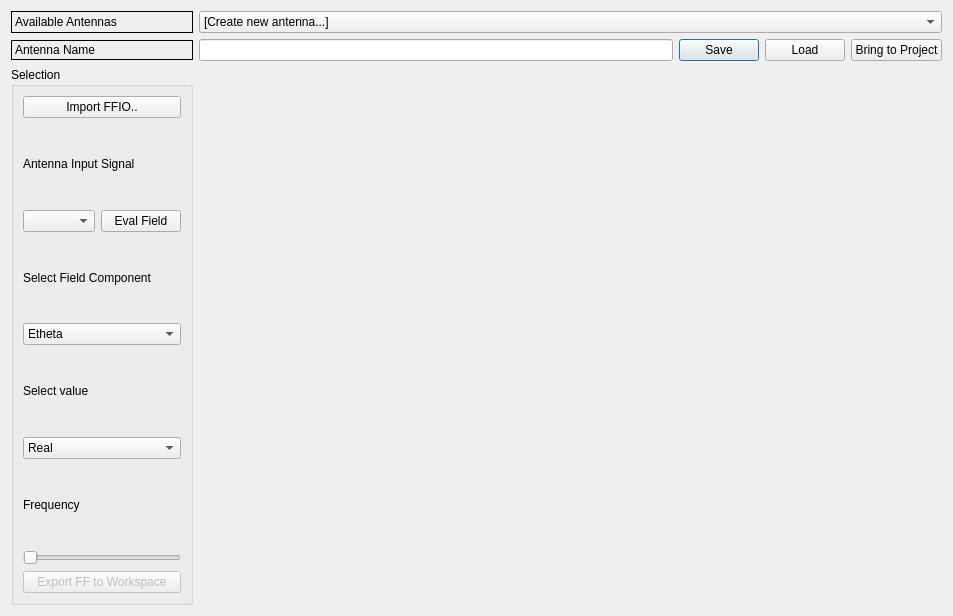
<?xml version="1.0" encoding="UTF-8"?>
<ui version="4.0">
 <class>wndAntennaDesigner</class>
 <widget class="QDialog" name="wndAntennaDesigner">
  <property name="geometry">
   <rect>
    <x>0</x>
    <y>0</y>
    <width>953</width>
    <height>616</height>
   </rect>
  </property>
  <property name="windowTitle">
   <string>Antenna Farfield viewer</string>
  </property>
  <layout class="QGridLayout" name="gridLayout">
   <item row="0" column="0">
    <widget class="QLabel" name="Antennas">
     <property name="frameShape">
      <enum>QFrame::Box</enum>
     </property>
     <property name="text">
      <string>Available Antennas</string>
     </property>
    </widget>
   </item>
   <item row="1" column="0">
    <widget class="QLabel" name="label_5">
     <property name="maximumSize">
      <size>
       <width>16777215</width>
       <height>20</height>
      </size>
     </property>
     <property name="frameShape">
      <enum>QFrame::Box</enum>
     </property>
     <property name="text">
      <string>Antenna Name</string>
     </property>
    </widget>
   </item>
   <item row="1" column="3">
    <widget class="QPushButton" name="btnSave">
     <property name="text">
      <string>Save</string>
     </property>
     <property name="icon">
      <iconset theme="document-save">
       <normaloff>.</normaloff>.</iconset>
     </property>
    </widget>
   </item>
   <item row="2" column="0">
    <widget class="QGroupBox" name="groupBox">
     <property name="sizePolicy">
      <sizepolicy hsizetype="Maximum" vsizetype="Preferred">
       <horstretch>0</horstretch>
       <verstretch>0</verstretch>
      </sizepolicy>
     </property>
     <property name="maximumSize">
      <size>
       <width>200</width>
       <height>16777215</height>
      </size>
     </property>
     <property name="title">
      <string>Selection</string>
     </property>
     <layout class="QGridLayout" name="gridLayout_2">
      <item row="0" column="0" colspan="2">
       <widget class="QPushButton" name="btnImportFF">
        <property name="text">
         <string>Import FFIO..</string>
        </property>
       </widget>
      </item>
      <item row="5" column="0" colspan="2">
       <widget class="QLabel" name="label">
        <property name="text">
         <string>Select Field Component</string>
        </property>
       </widget>
      </item>
      <item row="8" column="0">
       <widget class="QLabel" name="label_2">
        <property name="text">
         <string>Select value</string>
        </property>
       </widget>
      </item>
      <item row="12" column="0" colspan="2">
       <widget class="QPushButton" name="btnExportWs">
        <property name="enabled">
         <bool>false</bool>
        </property>
        <property name="text">
         <string>Export FF to Workspace</string>
        </property>
       </widget>
      </item>
      <item row="7" column="0" colspan="2">
       <widget class="QComboBox" name="cbFieldSelect">
        <item>
         <property name="text">
          <string>Etheta</string>
         </property>
        </item>
        <item>
         <property name="text">
          <string>Ephi</string>
         </property>
        </item>
        <item>
         <property name="text">
          <string>Gain</string>
         </property>
        </item>
       </widget>
      </item>
      <item row="1" column="0" colspan="2">
       <widget class="QLabel" name="label_4">
        <property name="text">
         <string>Antenna Input Signal</string>
        </property>
       </widget>
      </item>
      <item row="10" column="0" colspan="2">
       <widget class="QLabel" name="lblFreq">
        <property name="text">
         <string>Frequency</string>
        </property>
       </widget>
      </item>
      <item row="3" column="0">
       <widget class="QComboBox" name="cbSelectVariable"/>
      </item>
      <item row="3" column="1">
       <widget class="QPushButton" name="btnEvalRadiatedField">
        <property name="text">
         <string>Eval Field</string>
        </property>
       </widget>
      </item>
      <item row="11" column="0" colspan="2">
       <widget class="QSlider" name="cbFreqSlider">
        <property name="orientation">
         <enum>Qt::Horizontal</enum>
        </property>
       </widget>
      </item>
      <item row="9" column="0" colspan="2">
       <widget class="QComboBox" name="cbComplexField">
        <item>
         <property name="text">
          <string>Real</string>
         </property>
        </item>
        <item>
         <property name="text">
          <string>Imag</string>
         </property>
        </item>
        <item>
         <property name="text">
          <string>Magnitude</string>
         </property>
        </item>
        <item>
         <property name="text">
          <string>Phase</string>
         </property>
        </item>
        <item>
         <property name="text">
          <string>Mag(dB)</string>
         </property>
        </item>
       </widget>
      </item>
     </layout>
    </widget>
   </item>
   <item row="1" column="2">
    <widget class="QLineEdit" name="lnAntennaName"/>
   </item>
   <item row="1" column="4">
    <widget class="QPushButton" name="btnLoad">
     <property name="text">
      <string>Load</string>
     </property>
     <property name="icon">
      <iconset theme="document-open">
       <normaloff>.</normaloff>.</iconset>
     </property>
    </widget>
   </item>
   <item row="1" column="5">
    <widget class="QPushButton" name="pushButton">
     <property name="text">
      <string>Bring to Project</string>
     </property>
     <property name="icon">
      <iconset theme="document-send">
       <normaloff>.</normaloff>.</iconset>
     </property>
    </widget>
   </item>
   <item row="0" column="2" colspan="4">
    <widget class="QComboBox" name="cbAvailableAntennas">
     <item>
      <property name="text">
       <string>[Create new antenna...]</string>
      </property>
     </item>
    </widget>
   </item>
   <item row="2" column="2" colspan="4">
    <widget class="QVTKOpenGLNativeWidget" name="plot" native="true"/>
   </item>
  </layout>
 </widget>
 <customwidgets>
  <customwidget>
   <class>QVTKOpenGLNativeWidget</class>
   <extends>QWidget</extends>
   <header>QVTKOpenGLNativeWidget.h</header>
   <container>1</container>
  </customwidget>
 </customwidgets>
 <resources/>
 <connections/>
</ui>
